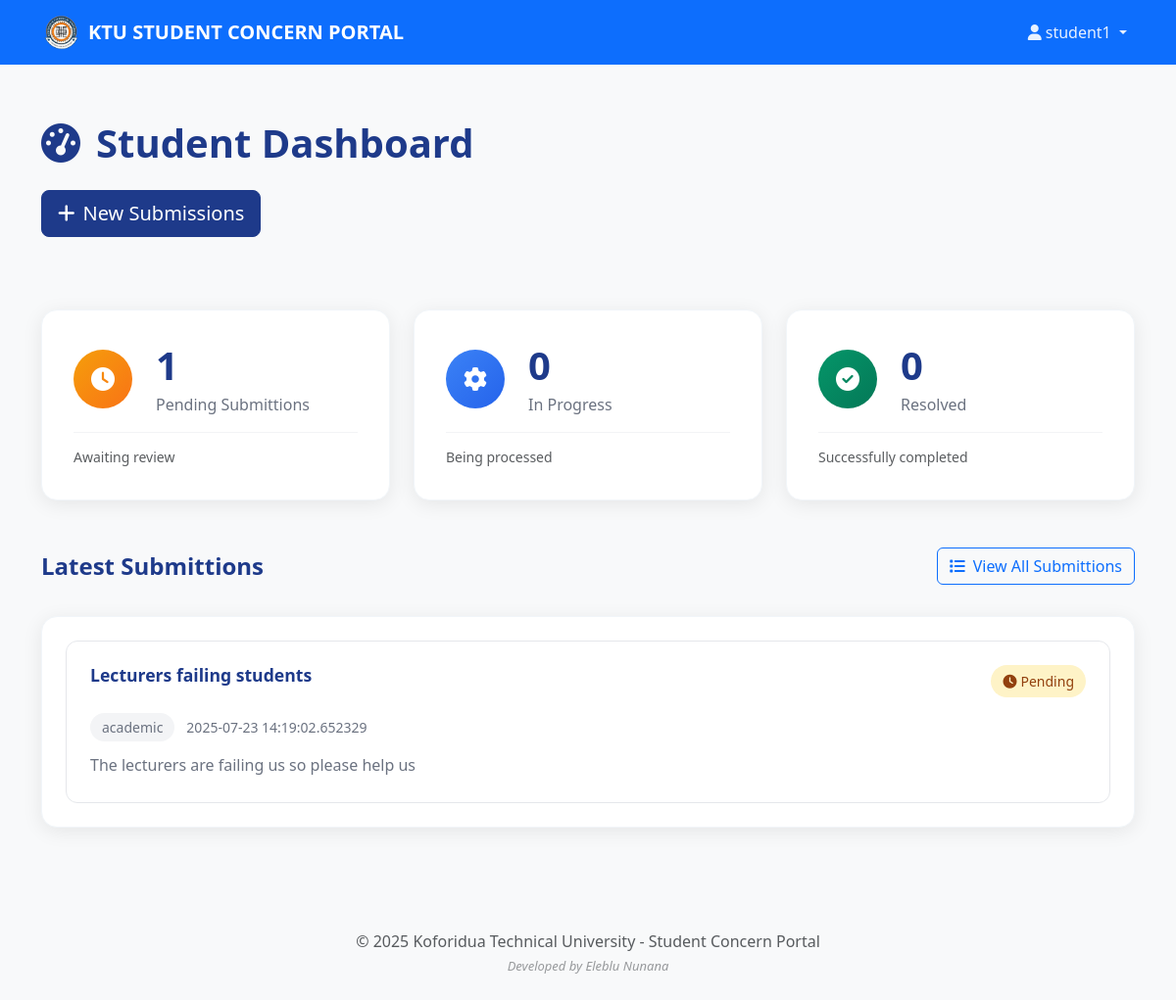
The app's page /student/dashboard (signed in), older data.
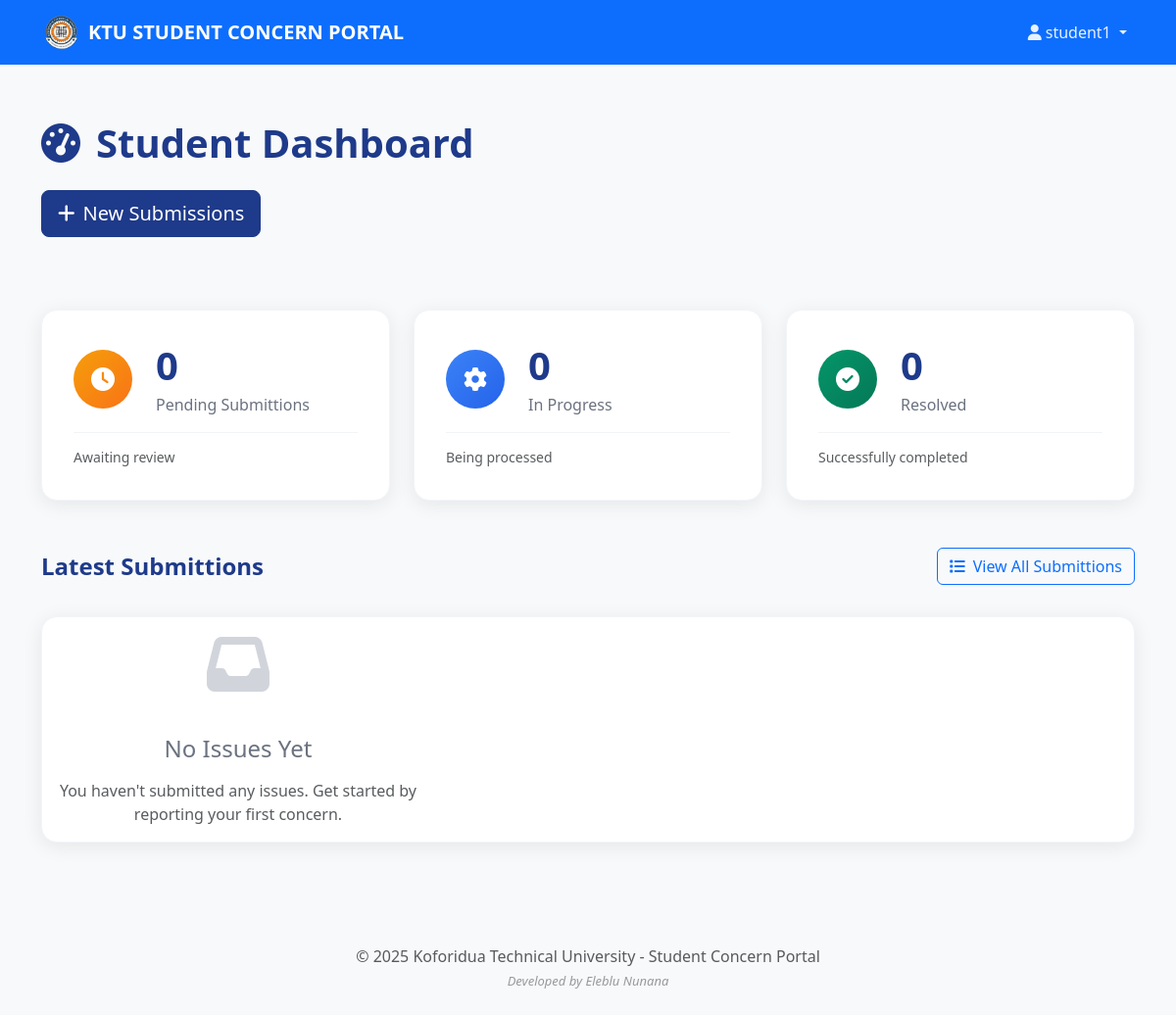
The same page, newer data.
### tables this page shows
CREATE TABLE issues (
    id INTEGER PRIMARY KEY AUTOINCREMENT,
    student_id INTEGER NOT NULL,
    subject TEXT NOT NULL,
    category TEXT NOT NULL,
    message TEXT NOT NULL,
    status TEXT NOT NULL DEFAULT 'pending' CHECK (status IN ('pending', 'in_progress', 'resolved')),
    response TEXT,
    created_at TIMESTAMP DEFAULT CURRENT_TIMESTAMP,
    FOREIGN KEY (student_id) REFERENCES users (id)
);

### app.py (the view)
@app.route('/student/dashboard')
def student_dashboard():
    if g.user is None or g.user['role'] != 'student':
        return redirect(url_for('login'))
    conn = get_db_connection()
    username = g.user['username']
    issues = conn.execute('SELECT * FROM issues WHERE student_id = (SELECT id FROM users WHERE username = ?)', (username,)).fetchall()
    conn.close()
    stats = {
        'pending': sum(1 for issue in issues if issue['status'] == 'pending'),
        'in_progress': sum(1 for issue in issues if issue['status'] == 'in_progress'),
        'resolved': sum(1 for issue in issues if issue['status'] == 'resolved'),
    }
    recent_issues = issues[-5:] if len(issues) > 5 else issues
    return render_template('student_dashboard.html', recent_issues=recent_issues, stats=stats, parse_datetime=parse_datetime)

### app.py (called while the page is built)
def parse_datetime(date_string):
    if not date_string:
        return 'Unknown date'
    try:
        dt = datetime.strptime(date_string, '%Y-%m-%d %H:%M:%S')
        return dt.strftime('%B %d, %Y at %I:%M %p')
    except:
        return date_string

@app.before_request
def load_logged_in_user():
    username = session.get('username')
    if username is None:
        g.user = None
    else:
        conn = get_db_connection()
        user = conn.execute('SELECT * FROM users WHERE username = ?', (username,)).fetchone()
        conn.close()
        if user is None:
            g.user = None
        else:
            g.user = {"username": user["username"], "role": user["role"]}

def get_db_connection():
    conn = sqlite3.connect('university_issues.db')
    conn.row_factory = sqlite3.Row
    return conn

### templates/student_dashboard.html (shortened to what the changed rows need)
{% extends "base.html" %}
{% block content %}
<div class="dashboard-container">
    <div class="dashboard-header">
        <div>
            <h1 class="dashboard-title">
                <i class="fas fa-tachometer-alt me-3"></i>Student Dashboard
            </h1>
        </div>
</div>
    <div class="row g-4 mb-5">
        <div class="col-md-4">
            <div class="stat-card pending-card">
                <div class="stat-card-content">
                    <div class="stat-info">
                        <h3 class="stat-number">{{ stats.pending }}</h3>
                        <p class="stat-label">Pending Submittions</p>
                    </div>
                </div>
            </div>
        </div>
    </div>
    <div class="recent-issues-section">
        <div class="modern-card">
            {% if recent_issues %}
                <div class="issues-grid">
                    {% for issue in recent_issues %}
                    <div class="issue-item">
                        <div class="issue-header">
                            <h5 class="issue-title">{{ issue.subject }}</h5>
                            <div class="issue-actions">
                                {% if issue.status == 'pending' %}
                                    <span class="status-badge pending">
                                        <i class="fas fa-clock me-1"></i>Pending
                                    </span>
                                {% elif issue.status == 'in_progress' %}
                                    <span class="status-badge progress">
                                        <i class="fas fa-cog me-1"></i>In Progress
                                    </span>
                                {% elif issue.status == 'resolved' %}
                                    <span class="status-badge resolved">
                                        <i class="fas fa-check-circle me-1"></i>Resolved
                                    </span>
                                {% endif %}
                            </div>
                        </div>
                        <div class="issue-meta">
                            <span class="category-tag">{{ issue.category }}</span>
                            <span class="issue-date">{{ parse_datetime(issue.created_at).split(' at')[0] if issue.created_at else 'N/A' }}</span>
                        </div>
                        <p class="issue-preview">{{ issue.message[:100] }}{% if issue.message|length > 100 %}...{% endif %}</p>
                    </div>
                    {% endfor %}
                </div>
            {% else %}
                <div class="empty-state">
                    <div class="empty-icon">
                        <i class="fas fa-inbox"></i>
                    </div>
                    <h4>No Issues Yet</h4>
                    <p class="text-muted">You haven't submitted any issues. Get started by reporting your first concern.</p>
                </div>
            {% endif %}
        </div>
    </div>
</div>
{% endblock %}

Row changes from the older to the newer data that the page shows:
removed issues: subject "Lecturers failing students", status "pending" (drawn), category "academic", created_at "2025-07-23 14:19:02.652329", message "The lecturers are failing us so please help us"
Text that changed along with them:
{{ stats.pending }}: "1" → "0"
text now shown: "No Issues Yet You haven't submitted any issues. Get started by reporting your first concern."
